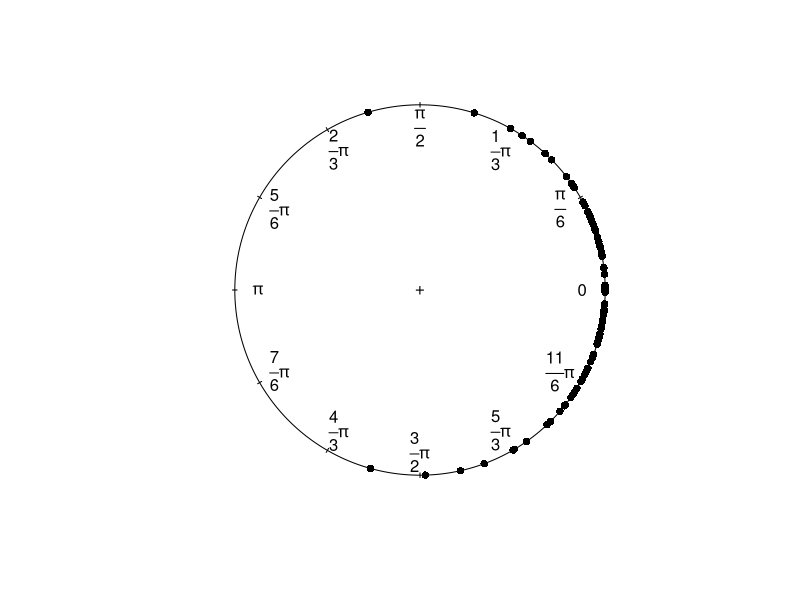

This chart was generated by the following R code:
library(circular)


### Name: axis.circular
### Title: Add Axis to a Circular Plot
### Aliases: axis.circular
### Keywords: hplot

### ** Examples

data.vm <- rvonmises(n=100, mu=circular(0), kappa=3) 
plot(data.vm, axes=FALSE, ticks=FALSE)
axis.circular(at=circular(seq(0, 11/6*pi, pi/6)), labels=c("0",
expression(frac(pi,6)), expression(paste(frac(1,3), pi)),
expression(frac(pi,2)), expression(paste(frac(2,3), pi)),
expression(paste(frac(5,6), pi)), expression(pi),
expression(paste(frac(7,6), pi)), expression(paste(frac(4,3), pi)),
expression(paste(frac(3,2), pi)), expression(paste(frac(5,3), pi)),
expression(paste(frac(11,6), pi))))
